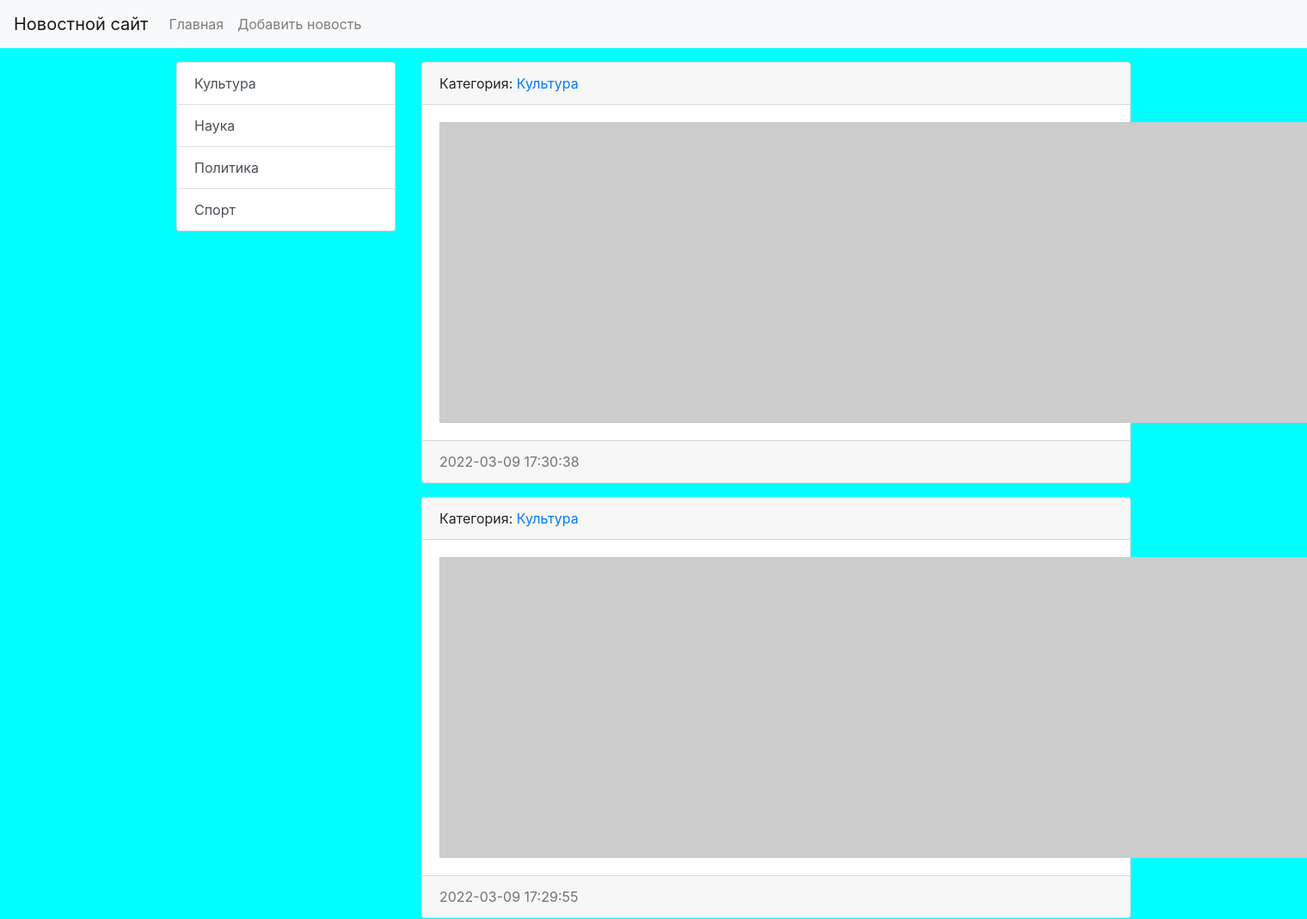
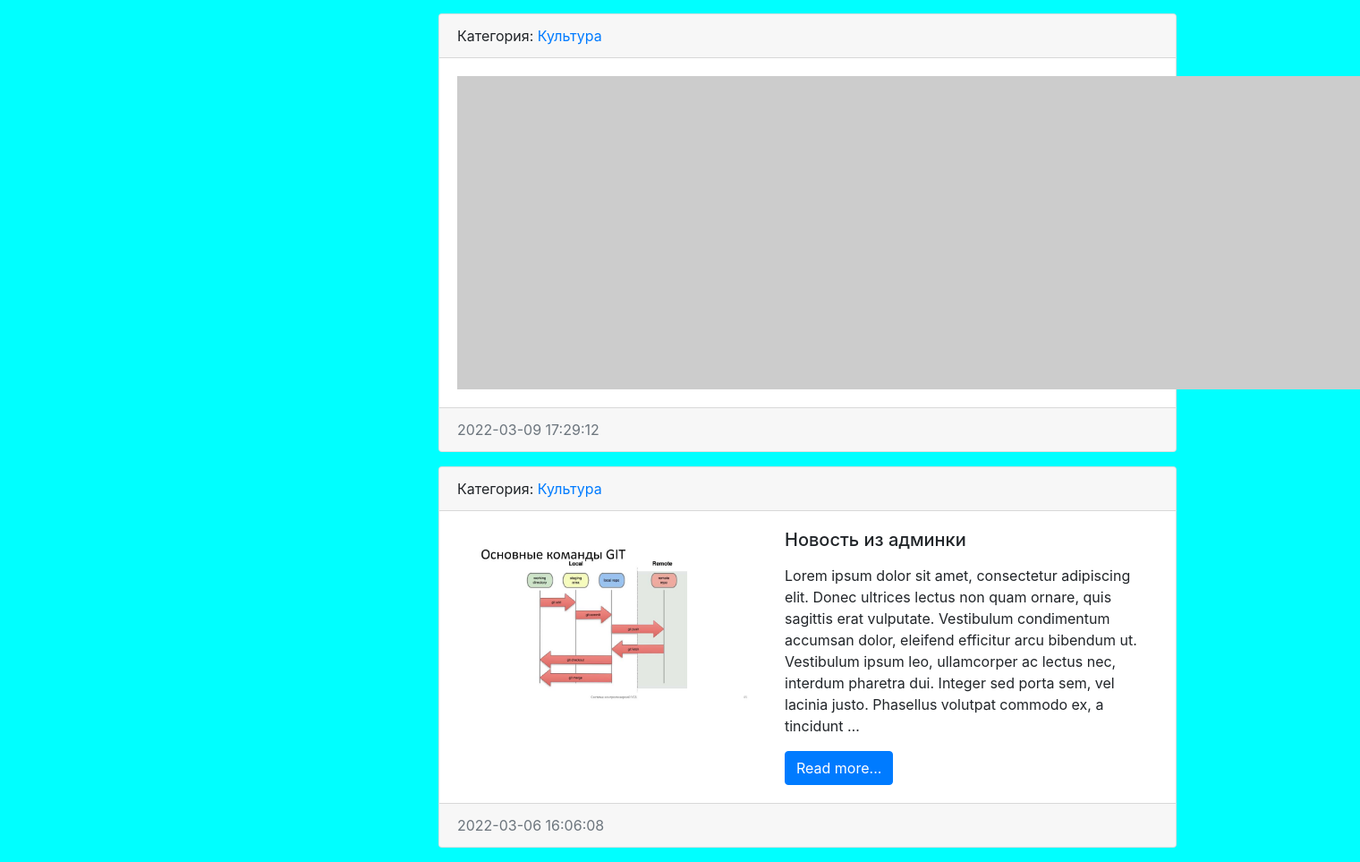
The app's page /category/2/ with its own data (2 pictures, top to bottom).
### news/models.py (models this page shows, shortened)
class Category(models.Model):
    title = models.CharField(max_length=150, db_index=True, verbose_name='Имя категории')
    def get_absolute_url(self):
        return reverse_lazy('category', kwargs={"category_id": self.pk})
    class Meta:
        verbose_name = 'Категория'
        verbose_name_plural = 'Категории'
        ordering = ['title']
    def __str__(self):
        return self.title

class News(models.Model):
    title = models.CharField(max_length=150, verbose_name='Наименование')
    content = models.TextField(blank=True, verbose_name='Контент')
    created_at = models.DateTimeField(auto_now_add=True, verbose_name='Дата публикации')
    updated_at = models.DateTimeField(auto_now=True, verbose_name='Обновлено')
    photo = models.ImageField(upload_to='photos/%Y/%m/%d/', verbose_name='Фото', blank=True)
    is_published = models.BooleanField(default=True, verbose_name='Опубликовано?')
    category = models.ForeignKey('Category', on_delete=models.PROTECT, verbose_name='Категория')
    class Meta:
        verbose_name = 'Новость'
        verbose_name_plural = 'Новости'
        ordering = ['-created_at']

### news/views.py (the view)
# urls.py: path('category/<int:category_id>/', get_category, name='category'),
def get_category(request, category_id):
    news = News.objects.filter(category_id=category_id)
    category = Category.objects.get(pk=category_id)
    context = {'news': news,
               'category': category}
    return render(request, template_name='news/category.html', context=context)

### news/templatetags/news_tags.py (called while the page is built)
@register.inclusion_tag('news/list_categories.html')
def show_categories():
    categories = Category.objects.all()
    return {"categories": categories}

### news/templates/news/category.html
{% extends "base.html" %}
{% block sidebar %}
{% include 'inc/_sidebar.html' %}
{% endblock %}
{% block content %}
{% for item in news %}
<div class="card mb-3">
    <div class="card-header">
        Категория: <a href="{% url 'category' item.category.pk %}">{{item.category}}</a>
    </div>
    <div class="card-body">
        <div class="media">
            {% if item.photo %}
            <img src="{{ item.photo.url }}" alt="" width="350" class="mr-3">
            {% else %}
            <img src="https://picsum.photos/id/1060/350/235/?blur=2" alt="" class="mr-3">
            {% endif %}
            <div class="media-body">
                <h5 class="card-title">{{ item.title }}</h5>
                <p class="card-text">{{ item.content|safe|linebreaks|truncatewords:50 }}</p>
                <a href="#" class="btn btn-primary">Read more...</a>
            </div>
        </div>
    </div>
    <div class="card-footer text-muted">
        {{ item.created_at|date:"Y-m-d H:i:s" }}
    </div>
</div>
{% endfor %}
{% endblock %}

### news/templates/news/list_categories.html
<div class="list-group">
    {% for item in categories %}
    <a href="{{ item.get_absolute_url }}" class="list-group-item list-group-item-action">{{ item.title }}</a>
    {% endfor %}
</div>

### DjangoWEB/static/css/style.css (style rules this page uses)
body { background-color: aqua; }

### records on screen
Category: title "Культура"
Category: title "Наука"
Category: title "Политика"
Category: title "Спорт"
News: category "Культура", created_at "2022-03-09 17:30:38"
News: category "Культура", created_at "2022-03-09 17:29:55"
News: category "Культура", created_at "2022-03-09 17:29:12"
News: category "Культура", photo (picture), title "Новость из админки", content "Lorem ipsum dolor sit amet, consectetur adipiscing elit. Donec ultrices lectus non quam ornare, quis sagittis erat vulputate. Vestibulum condimentum accumsan dolor, eleifend efficitur arcu bibendum ut. Vestibulum ipsum leo, ullamcorper ac lectus nec, interdum pharetra dui. Integer sed porta sem, vel lacinia justo. Phasellus volutpat commodo ex, a tincidunt …", created_at "2022-03-06 16:06:08"
